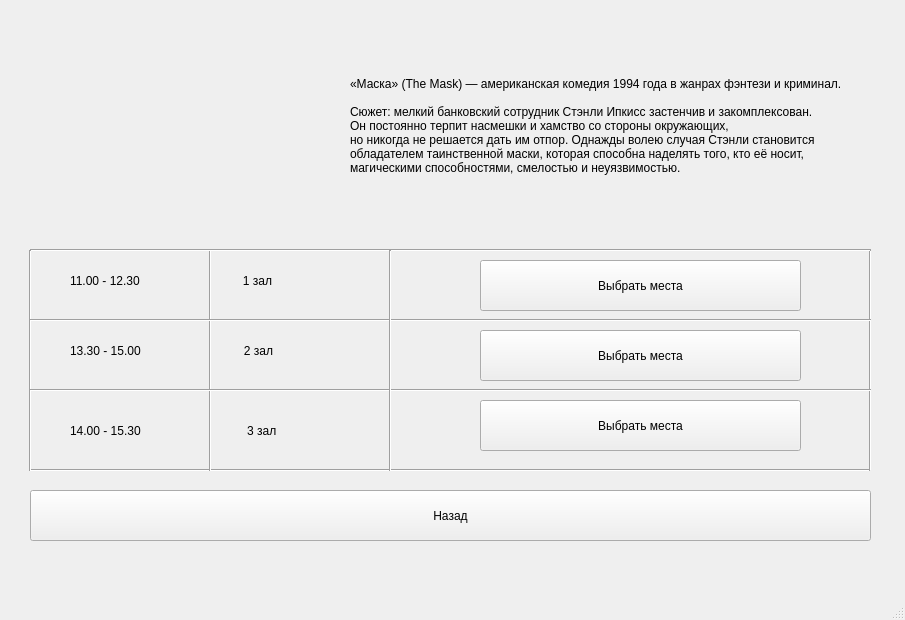
<?xml version="1.0" encoding="UTF-8"?>
<ui version="4.0">
 <class>MainWindow</class>
 <widget class="QMainWindow" name="MainWindow">
  <property name="geometry">
   <rect>
    <x>0</x>
    <y>0</y>
    <width>905</width>
    <height>620</height>
   </rect>
  </property>
  <property name="windowTitle">
   <string>MainWindow</string>
  </property>
  <widget class="QWidget" name="centralwidget">
   <widget class="QPushButton" name="zal3">
    <property name="geometry">
     <rect>
      <x>480</x>
      <y>400</y>
      <width>321</width>
      <height>51</height>
     </rect>
    </property>
    <property name="text">
     <string>Выбрать места</string>
    </property>
   </widget>
   <widget class="Line" name="line_2">
    <property name="geometry">
     <rect>
      <x>30</x>
      <y>460</y>
      <width>841</width>
      <height>21</height>
     </rect>
    </property>
    <property name="orientation">
     <enum>Qt::Horizontal</enum>
    </property>
   </widget>
   <widget class="QPushButton" name="back">
    <property name="geometry">
     <rect>
      <x>30</x>
      <y>490</y>
      <width>841</width>
      <height>51</height>
     </rect>
    </property>
    <property name="text">
     <string>Назад</string>
    </property>
   </widget>
   <widget class="QPushButton" name="zal1">
    <property name="geometry">
     <rect>
      <x>480</x>
      <y>260</y>
      <width>321</width>
      <height>51</height>
     </rect>
    </property>
    <property name="text">
     <string>Выбрать места</string>
    </property>
   </widget>
   <widget class="QLabel" name="label_2">
    <property name="geometry">
     <rect>
      <x>70</x>
      <y>260</y>
      <width>351</width>
      <height>41</height>
     </rect>
    </property>
    <property name="text">
     <string>11.00 - 12.30                               1 зал</string>
    </property>
   </widget>
   <widget class="QPushButton" name="zal2">
    <property name="geometry">
     <rect>
      <x>480</x>
      <y>330</y>
      <width>321</width>
      <height>51</height>
     </rect>
    </property>
    <property name="text">
     <string>Выбрать места</string>
    </property>
   </widget>
   <widget class="Line" name="line_6">
    <property name="geometry">
     <rect>
      <x>200</x>
      <y>250</y>
      <width>21</width>
      <height>221</height>
     </rect>
    </property>
    <property name="orientation">
     <enum>Qt::Vertical</enum>
    </property>
   </widget>
   <widget class="Line" name="line_8">
    <property name="geometry">
     <rect>
      <x>860</x>
      <y>250</y>
      <width>21</width>
      <height>221</height>
     </rect>
    </property>
    <property name="orientation">
     <enum>Qt::Vertical</enum>
    </property>
   </widget>
   <widget class="QLabel" name="label_3">
    <property name="geometry">
     <rect>
      <x>70</x>
      <y>330</y>
      <width>351</width>
      <height>41</height>
     </rect>
    </property>
    <property name="text">
     <string>13.30 - 15.00                               2 зал</string>
    </property>
   </widget>
   <widget class="Line" name="line">
    <property name="geometry">
     <rect>
      <x>30</x>
      <y>240</y>
      <width>841</width>
      <height>21</height>
     </rect>
    </property>
    <property name="orientation">
     <enum>Qt::Horizontal</enum>
    </property>
   </widget>
   <widget class="Line" name="line_5">
    <property name="geometry">
     <rect>
      <x>20</x>
      <y>250</y>
      <width>21</width>
      <height>221</height>
     </rect>
    </property>
    <property name="orientation">
     <enum>Qt::Vertical</enum>
    </property>
   </widget>
   <widget class="QLabel" name="label_4">
    <property name="geometry">
     <rect>
      <x>70</x>
      <y>410</y>
      <width>351</width>
      <height>41</height>
     </rect>
    </property>
    <property name="text">
     <string>14.00 - 15.30                                3 зал </string>
    </property>
   </widget>
   <widget class="Line" name="line_3">
    <property name="geometry">
     <rect>
      <x>30</x>
      <y>380</y>
      <width>841</width>
      <height>21</height>
     </rect>
    </property>
    <property name="orientation">
     <enum>Qt::Horizontal</enum>
    </property>
   </widget>
   <widget class="QLabel" name="label">
    <property name="geometry">
     <rect>
      <x>60</x>
      <y>20</y>
      <width>271</width>
      <height>191</height>
     </rect>
    </property>
    <property name="text">
     <string/>
    </property>
   </widget>
   <widget class="Line" name="line_4">
    <property name="geometry">
     <rect>
      <x>30</x>
      <y>310</y>
      <width>841</width>
      <height>21</height>
     </rect>
    </property>
    <property name="orientation">
     <enum>Qt::Horizontal</enum>
    </property>
   </widget>
   <widget class="QLabel" name="label_5">
    <property name="geometry">
     <rect>
      <x>350</x>
      <y>10</y>
      <width>541</width>
      <height>231</height>
     </rect>
    </property>
    <property name="text">
     <string>«Маска» (The Mask) — американская комедия 1994 года в жанрах фэнтези и криминал.

Сюжет: мелкий банковский сотрудник Стэнли Ипкисс застенчив и закомплексован.
Он постоянно терпит насмешки и хамство со стороны окружающих,
но никогда не решается дать им отпор. Однажды волею случая Стэнли становится
обладателем таинственной маски, которая способна наделять того, кто её носит,
магическими способностями, смелостью и неуязвимостью. </string>
    </property>
   </widget>
   <widget class="Line" name="line_7">
    <property name="geometry">
     <rect>
      <x>380</x>
      <y>250</y>
      <width>21</width>
      <height>221</height>
     </rect>
    </property>
    <property name="orientation">
     <enum>Qt::Vertical</enum>
    </property>
   </widget>
  </widget>
  <widget class="QMenuBar" name="menubar">
   <property name="geometry">
    <rect>
     <x>0</x>
     <y>0</y>
     <width>905</width>
     <height>26</height>
    </rect>
   </property>
  </widget>
  <widget class="QStatusBar" name="statusbar"/>
 </widget>
 <resources/>
 <connections/>
</ui>
